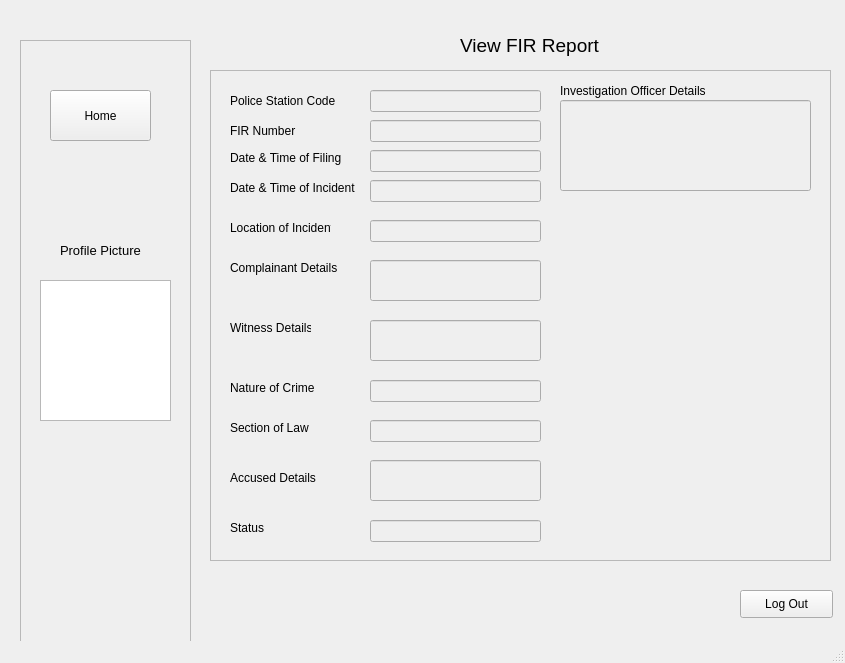
<?xml version="1.0" encoding="UTF-8"?>
<ui version="4.0">
 <class>MainWindow</class>
 <widget class="QMainWindow" name="MainWindow">
  <property name="geometry">
   <rect>
    <x>0</x>
    <y>0</y>
    <width>845</width>
    <height>663</height>
   </rect>
  </property>
  <property name="windowTitle">
   <string>MainWindow</string>
  </property>
  <widget class="QWidget" name="centralwidget">
   <widget class="QFrame" name="frame">
    <property name="geometry">
     <rect>
      <x>20</x>
      <y>40</y>
      <width>171</width>
      <height>681</height>
     </rect>
    </property>
    <property name="frameShape">
     <enum>QFrame::StyledPanel</enum>
    </property>
    <property name="frameShadow">
     <enum>QFrame::Raised</enum>
    </property>
    <widget class="QPushButton" name="home_button">
     <property name="geometry">
      <rect>
       <x>30</x>
       <y>50</y>
       <width>101</width>
       <height>51</height>
      </rect>
     </property>
     <property name="text">
      <string>Home</string>
     </property>
    </widget>
    <widget class="QLabel" name="label">
     <property name="geometry">
      <rect>
       <x>40</x>
       <y>190</y>
       <width>111</width>
       <height>41</height>
      </rect>
     </property>
     <property name="font">
      <font>
       <pointsize>10</pointsize>
      </font>
     </property>
     <property name="text">
      <string>Profile Picture</string>
     </property>
    </widget>
    <widget class="QGraphicsView" name="graphicsView">
     <property name="geometry">
      <rect>
       <x>20</x>
       <y>240</y>
       <width>131</width>
       <height>141</height>
      </rect>
     </property>
    </widget>
   </widget>
   <widget class="QLabel" name="label_2">
    <property name="geometry">
     <rect>
      <x>460</x>
      <y>10</y>
      <width>311</width>
      <height>71</height>
     </rect>
    </property>
    <property name="font">
     <font>
      <pointsize>14</pointsize>
     </font>
    </property>
    <property name="text">
     <string>View FIR Report</string>
    </property>
   </widget>
   <widget class="QFrame" name="frame_2">
    <property name="geometry">
     <rect>
      <x>210</x>
      <y>70</y>
      <width>621</width>
      <height>491</height>
     </rect>
    </property>
    <property name="frameShape">
     <enum>QFrame::StyledPanel</enum>
    </property>
    <property name="frameShadow">
     <enum>QFrame::Raised</enum>
    </property>
    <widget class="QLabel" name="label_3">
     <property name="geometry">
      <rect>
       <x>20</x>
       <y>50</y>
       <width>81</width>
       <height>21</height>
      </rect>
     </property>
     <property name="text">
      <string>FIR Number</string>
     </property>
    </widget>
    <widget class="QLabel" name="label_7">
     <property name="geometry">
      <rect>
       <x>20</x>
       <y>80</y>
       <width>121</width>
       <height>16</height>
      </rect>
     </property>
     <property name="text">
      <string>Date &amp; Time of Filing</string>
     </property>
    </widget>
    <widget class="QLineEdit" name="fir_display">
     <property name="enabled">
      <bool>false</bool>
     </property>
     <property name="geometry">
      <rect>
       <x>160</x>
       <y>50</y>
       <width>171</width>
       <height>22</height>
      </rect>
     </property>
    </widget>
    <widget class="QLabel" name="label_12">
     <property name="geometry">
      <rect>
       <x>20</x>
       <y>150</y>
       <width>101</width>
       <height>16</height>
      </rect>
     </property>
     <property name="text">
      <string>Location of Incident</string>
     </property>
    </widget>
    <widget class="QLineEdit" name="complain_display">
     <property name="enabled">
      <bool>false</bool>
     </property>
     <property name="geometry">
      <rect>
       <x>160</x>
       <y>190</y>
       <width>171</width>
       <height>41</height>
      </rect>
     </property>
     <property name="text">
      <string/>
     </property>
    </widget>
    <widget class="QLabel" name="label_13">
     <property name="geometry">
      <rect>
       <x>20</x>
       <y>190</y>
       <width>121</width>
       <height>16</height>
      </rect>
     </property>
     <property name="text">
      <string>Complainant Details</string>
     </property>
    </widget>
    <widget class="QLabel" name="label_14">
     <property name="geometry">
      <rect>
       <x>20</x>
       <y>250</y>
       <width>81</width>
       <height>16</height>
      </rect>
     </property>
     <property name="text">
      <string>Witness Details</string>
     </property>
    </widget>
    <widget class="QLineEdit" name="witness_detail_display">
     <property name="enabled">
      <bool>false</bool>
     </property>
     <property name="geometry">
      <rect>
       <x>160</x>
       <y>250</y>
       <width>171</width>
       <height>41</height>
      </rect>
     </property>
    </widget>
    <widget class="QLabel" name="label_15">
     <property name="geometry">
      <rect>
       <x>20</x>
       <y>350</y>
       <width>101</width>
       <height>16</height>
      </rect>
     </property>
     <property name="text">
      <string>Section of Law</string>
     </property>
    </widget>
    <widget class="QLineEdit" name="accused_detail_display">
     <property name="enabled">
      <bool>false</bool>
     </property>
     <property name="geometry">
      <rect>
       <x>160</x>
       <y>390</y>
       <width>171</width>
       <height>41</height>
      </rect>
     </property>
     <property name="text">
      <string/>
     </property>
    </widget>
    <widget class="QLabel" name="label_16">
     <property name="geometry">
      <rect>
       <x>20</x>
       <y>400</y>
       <width>111</width>
       <height>16</height>
      </rect>
     </property>
     <property name="text">
      <string>Accused Details</string>
     </property>
    </widget>
    <widget class="QLabel" name="label_17">
     <property name="geometry">
      <rect>
       <x>20</x>
       <y>450</y>
       <width>111</width>
       <height>16</height>
      </rect>
     </property>
     <property name="text">
      <string>Status</string>
     </property>
    </widget>
    <widget class="QLabel" name="label_18">
     <property name="geometry">
      <rect>
       <x>20</x>
       <y>310</y>
       <width>101</width>
       <height>16</height>
      </rect>
     </property>
     <property name="text">
      <string>Nature of Crime</string>
     </property>
    </widget>
    <widget class="QLabel" name="label_19">
     <property name="geometry">
      <rect>
       <x>350</x>
       <y>0</y>
       <width>161</width>
       <height>41</height>
      </rect>
     </property>
     <property name="text">
      <string>Investigation Officer Details</string>
     </property>
    </widget>
    <widget class="QLineEdit" name="officer_detail_display">
     <property name="enabled">
      <bool>false</bool>
     </property>
     <property name="geometry">
      <rect>
       <x>350</x>
       <y>30</y>
       <width>251</width>
       <height>91</height>
      </rect>
     </property>
    </widget>
    <widget class="QLabel" name="label_8">
     <property name="geometry">
      <rect>
       <x>20</x>
       <y>110</y>
       <width>141</width>
       <height>16</height>
      </rect>
     </property>
     <property name="text">
      <string>Date &amp; Time of Incident</string>
     </property>
    </widget>
    <widget class="QLabel" name="label_4">
     <property name="geometry">
      <rect>
       <x>20</x>
       <y>20</y>
       <width>121</width>
       <height>21</height>
      </rect>
     </property>
     <property name="text">
      <string>Police Station Code</string>
     </property>
    </widget>
    <widget class="QLineEdit" name="date_file_display">
     <property name="enabled">
      <bool>false</bool>
     </property>
     <property name="geometry">
      <rect>
       <x>160</x>
       <y>80</y>
       <width>171</width>
       <height>22</height>
      </rect>
     </property>
    </widget>
    <widget class="QLineEdit" name="date_inc_display">
     <property name="enabled">
      <bool>false</bool>
     </property>
     <property name="geometry">
      <rect>
       <x>160</x>
       <y>110</y>
       <width>171</width>
       <height>22</height>
      </rect>
     </property>
    </widget>
    <widget class="QLineEdit" name="station_display">
     <property name="enabled">
      <bool>false</bool>
     </property>
     <property name="geometry">
      <rect>
       <x>160</x>
       <y>20</y>
       <width>171</width>
       <height>22</height>
      </rect>
     </property>
    </widget>
    <widget class="QLineEdit" name="location_display">
     <property name="enabled">
      <bool>false</bool>
     </property>
     <property name="geometry">
      <rect>
       <x>160</x>
       <y>150</y>
       <width>171</width>
       <height>22</height>
      </rect>
     </property>
    </widget>
    <widget class="QLineEdit" name="nature_display">
     <property name="enabled">
      <bool>false</bool>
     </property>
     <property name="geometry">
      <rect>
       <x>160</x>
       <y>310</y>
       <width>171</width>
       <height>22</height>
      </rect>
     </property>
    </widget>
    <widget class="QLineEdit" name="section_display">
     <property name="enabled">
      <bool>false</bool>
     </property>
     <property name="geometry">
      <rect>
       <x>160</x>
       <y>350</y>
       <width>171</width>
       <height>22</height>
      </rect>
     </property>
    </widget>
    <widget class="QLineEdit" name="status_display">
     <property name="enabled">
      <bool>false</bool>
     </property>
     <property name="geometry">
      <rect>
       <x>160</x>
       <y>450</y>
       <width>171</width>
       <height>22</height>
      </rect>
     </property>
    </widget>
   </widget>
   <widget class="QPushButton" name="logout_button">
    <property name="geometry">
     <rect>
      <x>740</x>
      <y>590</y>
      <width>93</width>
      <height>28</height>
     </rect>
    </property>
    <property name="text">
     <string>Log Out</string>
    </property>
   </widget>
  </widget>
  <widget class="QMenuBar" name="menubar">
   <property name="geometry">
    <rect>
     <x>0</x>
     <y>0</y>
     <width>845</width>
     <height>21</height>
    </rect>
   </property>
  </widget>
  <widget class="QStatusBar" name="statusbar"/>
 </widget>
 <resources/>
 <connections/>
</ui>
